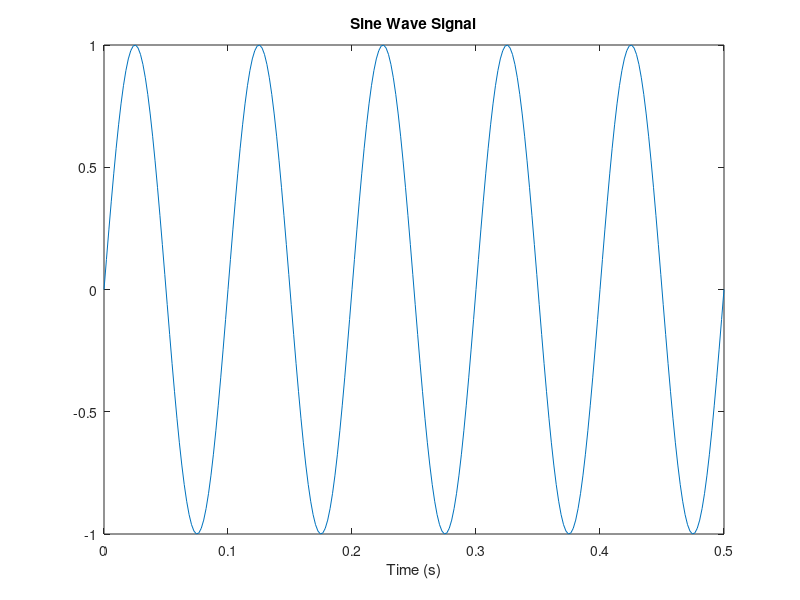
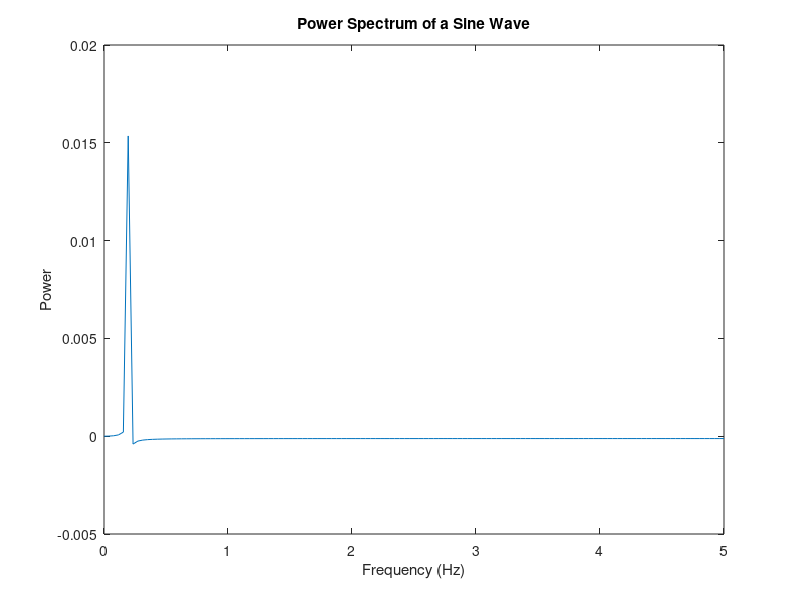

Write the MATLAB code that produced these figures, in order.
% math_fft_01.m

% Fast Fourier Transform: decomposing a time series into
%  frequency components

% Ian Cooper
% email: ian.cooper@sydney.edu.au
% School of Physics, University of Sydney
% 180712 / Matlab version R2018a

% DOING PHYSICS WITH MATLAB 
%    http://www.physics.usyd.edu.au/teach_res/mp/mphome.htm

clear 
close all
clc

% INPUTS / FUNCTION y(t) ==============================================

N = 256;
t = linspace(0,0.5,N);
h = sin(2*pi*10*t);

Ts = t(2)-t(1);
fs = 10;
Ws = 2*pi/Ts;
H = fft(h);
Hp = H(1:N/2+1).*Ts;
f = fs .* (0:N/2)/N;


% Generate the plot, title and labels.
figure(1);
plot(t,h);
title('Sine Wave Signal');
xlabel('Time (s)');

figure(2);
plot(f,Hp);
title('Power Spectrum of a Sine Wave');
xlabel('Frequency (Hz)');
ylabel('Power');
